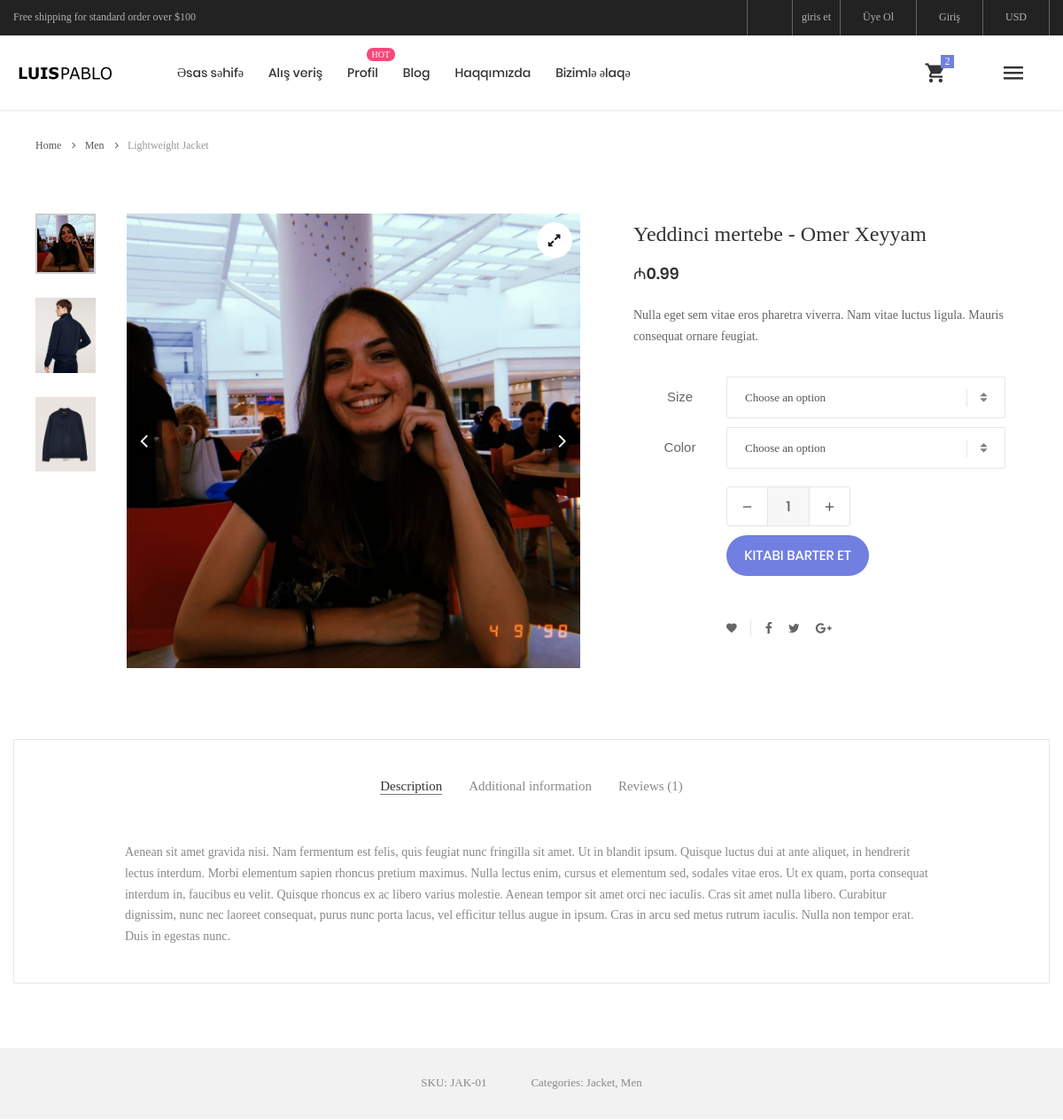
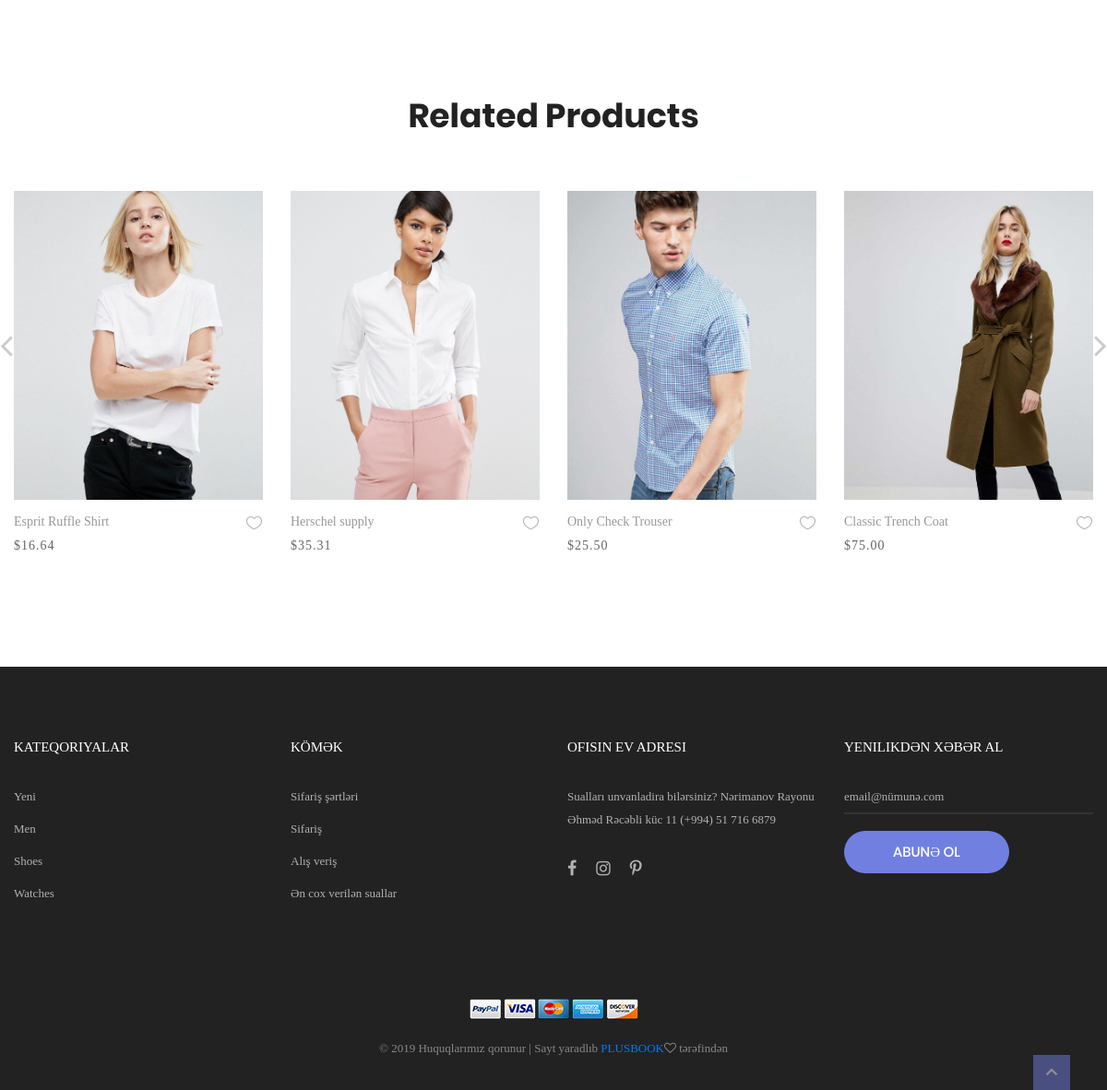
Page /products/1/detail/ on the committed database (2 pictures, top to bottom).
### cart/models.py (models this page shows, shortened)
class Product(models.Model):
    SHIRT_SIZES = (
        ('men', 'men'),
        ('women', 'women'),
        ('shoes', 'shoes'),
    )
    SHIRT_SIZE = (
        ('satilir', 'satilir'),
        ('kiraye', 'kiraye'),
        ('deyisdirilir', 'deyisdirilir'),
    )
    user = models.ForeignKey('auth.User', on_delete=models.CASCADE)
    kitab = models.CharField(max_length=120)
    yazar = models.CharField(max_length=120)
    nov = models.CharField(max_length=120,choices=SHIRT_SIZES)
    slug = models.SlugField(blank=True, unique=True)
    qiymet = models.DecimalField(decimal_places=2 , max_digits=20 , default=0)
    image=models.ImageField()
    satis = models.CharField(max_length=120,choices=SHIRT_SIZE)
    publish = models.DateTimeField(auto_now= True, verbose_name="Tarix")
    class Meta:
        ordering = ['-publish', 'id']

### cart/views.py (the view)
# urls.py: url(r'^(?P<id>\d+)/detail/$', post_detail),
def post_detail(request , id):
    instace= get_object_or_404(Product,id=id)
    form = CommentaForm(request.POST or None)
    if form.is_valid():
        comment = form.save(commit=False)
        comment.user = request.user
        comment.book = instace
        comment.save()
    context = {
        'form':form,
        'object': instace,
    }
    return render(request,"book/detail.html",context)

### cart/forms.py
class CommentaForm(forms.ModelForm):
    class Meta:
        model = Comment
        fields = [
            'name',
            'sname',
            'email',
            'g',
            's',
            'd',
        ]

### templates/book/detail.html (shortened to what this page needs)
		{% extends 'base.html' %}
  {% block body %}
		<div class="container" xmlns="http://www.w3.org/1999/html">
		<div class="bread-crumb flex-w p-l-25 p-r-15 p-t-30 p-lr-0-lg">
			<a href="index.html" class="stext-109 cl8 hov-cl1 trans-04">
				Home
				<i class="fa fa-angle-right m-l-9 m-r-10" aria-hidden="true"></i>
			</a>
			<a href="product.html" class="stext-109 cl8 hov-cl1 trans-04">
				Men
				<i class="fa fa-angle-right m-l-9 m-r-10" aria-hidden="true"></i>
			</a>
			<span class="stext-109 cl4">
				Lightweight Jacket
			</span>
		</div>
	</div>
					{% load static %}
	<section class="sec-product-detail bg0 p-t-65 p-b-60">
		<div class="container">
			<div class="row">
				<div class="col-md-6 col-lg-7 p-b-30">
					<div class="p-l-25 p-r-30 p-lr-0-lg">
						<div class="wrap-slick3 flex-sb flex-w">
							<div class="wrap-slick3-dots"></div>
							<div class="slick3 gallery-lb">
								<div class="item-slick3" data-thumb="{{object.image.url}}">
									<div class="wrap-pic-w pos-relative">
										 {% if object.image %}
								        <img src="{{object.image.url}}" alt="IMG-PRODUCT"/>
							            {% endif %}
										<a class="flex-c-m size-108 how-pos1 bor0 fs-16 cl10 bg0 hov-btn3 trans-04" href="{{object.image.url}}">
											<i class="fa fa-expand"></i>
										</a>
									</div>
								</div>
							</div>
						</div>
					</div>
				</div>
				<div class="col-md-6 col-lg-5 p-b-30">
					<div class="p-r-50 p-t-5 p-lr-0-lg">
						<h4 class="mtext-105 cl2 js-name-detail p-b-14">
							{{object.kitab}} - {{object.yazar}}
						</h4>
						<span class="mtext-106 cl2">
							₼{{object.qiymet}}
						</span>
						<p class="stext-102 cl3 p-t-23">
							Nulla eget sem vitae eros pharetra viverra. Nam vitae luctus ligula. Mauris consequat ornare feugiat.
						</p>
						<div class="p-t-33">
							<div class="flex-w flex-r-m p-b-10">
								<div class="size-203 flex-c-m respon6">
									Size
								</div>
								<div class="size-204 respon6-next">
									<div class="rs1-select2 bor8 bg0">
									</div>
								</div>
							</div>
							<div class="flex-w flex-r-m p-b-10">
								<div class="size-203 flex-c-m respon6">
									Color
								</div>
								<div class="size-204 respon6-next">
									<div class="rs1-select2 bor8 bg0">
									</div>
								</div>
							</div>
							<div class="flex-w flex-r-m p-b-10">
								<div class="size-204 flex-w flex-m respon6-next">
									<div class="wrap-num-product flex-w m-r-20 m-tb-10">
										<div class="btn-num-product-down cl8 hov-btn3 trans-04 flex-c-m">
											<i class="fs-16 zmdi zmdi-minus"></i>
										</div>
										<input class="mtext-104 cl3 txt-center num-product" type="number" name="num-product" value="1">
										<div class="btn-num-product-up cl8 hov-btn3 trans-04 flex-c-m">
											<i class="fs-16 zmdi zmdi-plus"></i>
										</div>
									</div>
									    {% if object.satis in "deyisdirilir"  %}
										<a href="#" class="flex-c-m stext-101 cl0 size-101 bg1 bor1 hov-btn1 p-lr-15 trans-04  js-show-modal1">
										Kitabi barter et
										</a>
										{%endif%}
								</div>
							</div>
						</div>
						<div class="flex-w flex-m p-l-100 p-t-40 respon7">
							<div class="flex-m bor9 p-r-10 m-r-11">
								<a href="#" class="fs-14 cl3 hov-cl1 trans-04 lh-10 p-lr-5 p-tb-2 js-addwish-detail tooltip100" data-tooltip="Add to Wishlist">
									<i class="zmdi zmdi-favorite"></i>
								</a>
							</div>
							<a href="#" class="fs-14 cl3 hov-cl1 trans-04 lh-10 p-lr-5 p-tb-2 m-r-8 tooltip100" data-tooltip="Facebook">
								<i class="fa fa-facebook"></i>
							</a>
							<a href="#" class="fs-14 cl3 hov-cl1 trans-04 lh-10 p-lr-5 p-tb-2 m-r-8 tooltip100" data-tooltip="Twitter">
								<i class="fa fa-twitter"></i>
							</a>
							<a href="#" class="fs-14 cl3 hov-cl1 trans-04 lh-10 p-lr-5 p-tb-2 m-r-8 tooltip100" data-tooltip="Google Plus">
								<i class="fa fa-google-plus"></i>
							</a>
						</div>
					</div>
				</div>
			</div>
			<div class="bor10 m-t-50 p-t-43 p-b-40">
				<div class="tab01">
					<ul class="nav nav-tabs" role="tablist">
						<li class="nav-item p-b-10">
							<a class="nav-link active" data-toggle="tab" href="#description" role="tab">Description</a>
						</li>
						<li class="nav-item p-b-10">
							<a class="nav-link" data-toggle="tab" href="#information" role="tab">Additional information</a>
						</li>
						<li class="nav-item p-b-10">
							<a class="nav-link" data-toggle="tab" href="#reviews" role="tab">Reviews (1)</a>
						</li>
					</ul>
					<div class="tab-content p-t-43">
						<div class="tab-pane fade show active" id="description" role="tabpanel">
							<div class="how-pos2 p-lr-15-md">
								<p class="stext-102 cl6">
									Aenean sit amet gravida nisi. Nam fermentum est felis, quis feugiat nunc fringilla sit amet. Ut in blandit ipsum. Quisque luctus dui at ante aliquet, in hendrerit lectus interdum. Morbi elementum sapien rhoncus pretium maximus. Nulla lectus enim, cursus et elementum sed, sodales vitae eros. Ut ex quam, porta consequat interdum in, faucibus eu velit. Quisque rhoncus ex ac libero varius molestie. Aenean tempor sit amet orci nec iaculis. Cras sit amet nulla libero. Curabitur dignissim, nunc nec laoreet consequat, purus nunc porta lacus, vel efficitur tellus augue in ipsum. Cras in arcu sed metus rutrum iaculis. Nulla non tempor erat. Duis in egestas nunc.
								</p>
							</div>
						</div>
					</div>
				</div>
			</div>
		</div>
		<div class="bg6 flex-c-m flex-w size-302 m-t-73 p-tb-15">
			<span class="stext-107 cl6 p-lr-25">
				SKU: JAK-01
			</span>
			<span class="stext-107 cl6 p-lr-25">
				Categories: Jacket, Men
			</span>
		</div>
	</section>
	<section class="sec-relate-product bg0 p-t-45 p-b-105">
		<div class="container">
			<div class="p-b-45">
				<h3 class="ltext-106 cl5 txt-center">
					Related Products
				</h3>
			</div>
			<div class="wrap-slick2">
				<div class="slick2">
					<div class="item-slick2 p-l-15 p-r-15 p-t-15 p-b-15">
						<div class="block2">
							<div class="block2-pic hov-img0">
								<img src="images/product-01.jpg" alt="IMG-PRODUCT">
							</div>
							<div class="block2-txt flex-w flex-t p-t-14">
								<div class="block2-txt-child1 flex-col-l ">
									<a href="product-detail.html" class="stext-104 cl4 hov-cl1 trans-04 js-name-b2 p-b-6">
										Esprit Ruffle Shirt
									</a>
									<span class="stext-105 cl3">
										$16.64
									</span>
								</div>
								<div class="block2-txt-child2 flex-r p-t-3">
									<a href="#" class="btn-addwish-b2 dis-block pos-relative js-addwish-b2">
										<img class="icon-heart1 dis-block trans-04" src="images/icons/icon-heart-01.png" alt="ICON">
									</a>
								</div>
							</div>
						</div>
					</div>
					<div class="item-slick2 p-l-15 p-r-15 p-t-15 p-b-15">
						<div class="block2">
							<div class="block2-pic hov-img0">
								<img src="images/product-02.jpg" alt="IMG-PRODUCT">
							</div>
							<div class="block2-txt flex-w flex-t p-t-14">
								<div class="block2-txt-child1 flex-col-l ">
									<a href="product-detail.html" class="stext-104 cl4 hov-cl1 trans-04 js-name-b2 p-b-6">
										Herschel supply
									</a>
									<span class="stext-105 cl3">
										$35.31
									</span>
								</div>
								<div class="block2-txt-child2 flex-r p-t-3">
									<a href="#" class="btn-addwish-b2 dis-block pos-relative js-addwish-b2">
										<img class="icon-heart1 dis-block trans-04" src="images/icons/icon-heart-01.png" alt="ICON">
									</a>
								</div>
							</div>
						</div>
					</div>
					<div class="item-slick2 p-l-15 p-r-15 p-t-15 p-b-15">
						<div class="block2">
							<div class="block2-pic hov-img0">
								<img src="images/product-03.jpg" alt="IMG-PRODUCT">
							</div>
							<div class="block2-txt flex-w flex-t p-t-14">
								<div class="block2-txt-child1 flex-col-l ">
									<a href="product-detail.html" class="stext-104 cl4 hov-cl1 trans-04 js-name-b2 p-b-6">
										Only Check Trouser
									</a>
									<span class="stext-105 cl3">
										$25.50
									</span>
								</div>
								<div class="block2-txt-child2 flex-r p-t-3">
									<a href="#" class="btn-addwish-b2 dis-block pos-relative js-addwish-b2">
										<img class="icon-heart1 dis-block trans-04" src="images/icons/icon-heart-01.png" alt="ICON">
									</a>
								</div>
							</div>
						</div>
					</div>
					<div class="item-slick2 p-l-15 p-r-15 p-t-15 p-b-15">
						<div class="block2">
							<div class="block2-pic hov-img0">
								<img src="images/product-04.jpg" alt="IMG-PRODUCT">
							</div>
							<div class="block2-txt flex-w flex-t p-t-14">
								<div class="block2-txt-child1 flex-col-l ">
									<a href="product-detail.html" class="stext-104 cl4 hov-cl1 trans-04 js-name-b2 p-b-6">
										Classic Trench Coat
									</a>
									<span class="stext-105 cl3">
										$75.00
									</span>
								</div>
								<div class="block2-txt-child2 flex-r p-t-3">
									<a href="#" class="btn-addwish-b2 dis-block pos-relative js-addwish-b2">
										<img class="icon-heart1 dis-block trans-04" src="images/icons/icon-heart-01.png" alt="ICON">
									</a>
								</div>
							</div>
						</div>
					</div>
				</div>
			</div>
		</div>
	</section>
{% endblock %}

### static/css/main.css (style rules this page uses)
.container { max-width: 1380px; }
@media (max-width: 1600px) { .container { max-width: 1200px; } }
.slick-slide { outline: none !important; }
.wrap-slick2 { position: relative; margin-right: -15px; margin-left: -15px; }
.wrap-slick3 { position: relative; }
.wrap-slick3-dots { width: 11.111111%; }
.slick3 { width: 83.333333%; }
.tab01 .nav-tabs { display: -webkit-box; display: -webkit-flex; display: -moz-box; display: -ms-flexbox; display: flex; flex-wrap: wrap; justify-content: center; align-items: center; border: none; }
.tab01 .nav-tabs .nav-item { margin: 0px 15px; }
.tab01 .nav-link { font-family: Poppins-Regular; font-size: 15px; color: #888; line-height: 1.2; padding: 0; border-radius: 0px; border: none; border-bottom: 1px solid transparent; -webkit-transition: all 0.4s; -o-transition: all 0.4s; -moz-transition: all 0.4s; transition: all 0.4s; }
.tab01 .nav-link.active { color: #333; border-color: #797979; }
.wrap-num-product { width: 140px; height: 45px; border: 1px solid #e6e6e6; border-radius: 3px; overflow: hidden; }
.btn-num-product-up, .btn-num-product-down { width: 45px; height: 100%; cursor: pointer; }
.num-product { width: calc(100% - 90px); height: 100%; border-left: 1px solid #e6e6e6; border-right: 1px solid #e6e6e6; background-color: #f7f7f7; }
input.num-product { -moz-appearance: textfield; appearance: none; -webkit-appearance: none; }
.tooltip100 { position: relative; }
.tooltip100::after { content: attr(data-tooltip); font-family: Poppins-Regular; font-size: 12px; color: #888; line-height: 18px; white-space: nowrap; display: block; position: absolute; background: #fff; border: 1px solid #ccc; height: 20px; padding: 0px 8px; top: -35px; left: 50%; -webkit-transform: translateX(-50%); -moz-transform: translateX(-50%); -ms-transform: translateX(-50%); -o-transform: translateX(-50%); transform: translateX(-50%); box-shadow: 0 3px 6px 0px rgba(0,0,0,0.18); -moz-box-shadow: 0 3px 6px 0px rgba(0,0,0,0.18); -webkit-box-shadow: 0 3px 6px 0px rgba(0,0,0,0.18); -o-box-shadow: 0 3px 6px 0px rgba(0,0,0,0.18); -ms-box-shadow: 0 3px 6px 0px rgba(0,0,0,0.18); -webkit-transition: all 0.2s; -o-transition: all 0.2s; -moz-transition: all 0.2s; transition: all 0.2s; visibility: hidden; opacity: 0; }
.block2-pic { position: relative; }
.block2-txt-child1 { width: calc(100% - 30px); }
.block2-txt-child2 { width: 30px; }
.cl0 { color: #fff; }
.cl2 { color: #333; }
.cl3 { color: #666; }
.cl4 { color: #999; }
.cl5 { color: #222; }
.cl6 { color: #888; }
.cl8 { color: #555; }
.cl10 { color: #1d1d1d; }
.stext-101 { font-family: Poppins-Medium; font-size: 15px; line-height: 1.466667; text-transform: uppercase; }
.stext-102 { font-family: Poppins-Regular; font-size: 14px; line-height: 1.7; }
.stext-104 { font-family: Poppins-Regular; font-size: 14px; line-height: 1.466667; }
.stext-105 { font-family: Poppins-Regular; font-size: 14px; line-height: 1.466667; letter-spacing: 1px; }
.stext-107 { font-family: Poppins-Regular; font-size: 13px; line-height: 1.923; }
.stext-109 { font-family: Poppins-Regular; font-size: 12px; line-height: 1.833333; }
.mtext-104 { font-family: Poppins-Medium; font-size: 16px; line-height: 1.6; }
.mtext-105 { font-family: Poppins-Regular; font-size: 24px; line-height: 1.5; }
.mtext-106 { font-family: Poppins-SemiBold; font-size: 18px; line-height: 1.388888; }
.ltext-106 { font-family: Poppins-Bold; font-size: 36px; line-height: 1.2; }
.size-101 { min-width: 161px; height: 46px; }
.size-108 { width: 40px; height: 40px; }
.size-203 { width: 105px; }
.size-204 { width: calc(100% - 105px); }
.size-302 { min-height: 80px; }
.bg0 { background-color: #fff; }
.bg1 { background-color: #717fe0; }
.bg6 { background-color: #f2f2f2; }
.bor0 { border-radius: 50%; }
.bor1 { border-radius: 23px; }
.bor8 { border: 1px solid #e6e6e6; border-radius: 2px; }
.bor9 { border-right: 1px solid #e6e6e6; }
.bor10 { border: 1px solid #e6e6e6; }
.how-pos1 { position: absolute; top: 10px; right: 10px; }
.how-pos2 { padding-left: 10.7%; padding-right: 11%; }
.hov-img0 { display: block; overflow: hidden; }
.hov-img0 img { width: 100%; -webkit-transition: transform 0.9s ease; -o-transition: transform 0.9s ease; -moz-transition: transform 0.9s ease; transition: transform 0.9s ease; }

### rows in the picture
Product: image (picture), kitab "Yeddinci mertebe", yazar "Omer Xeyyam", qiymet "0.99"
